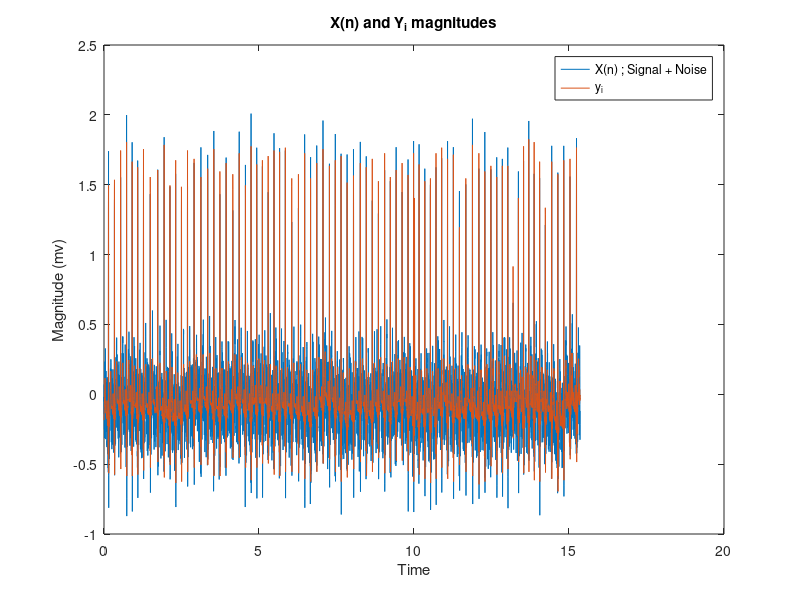
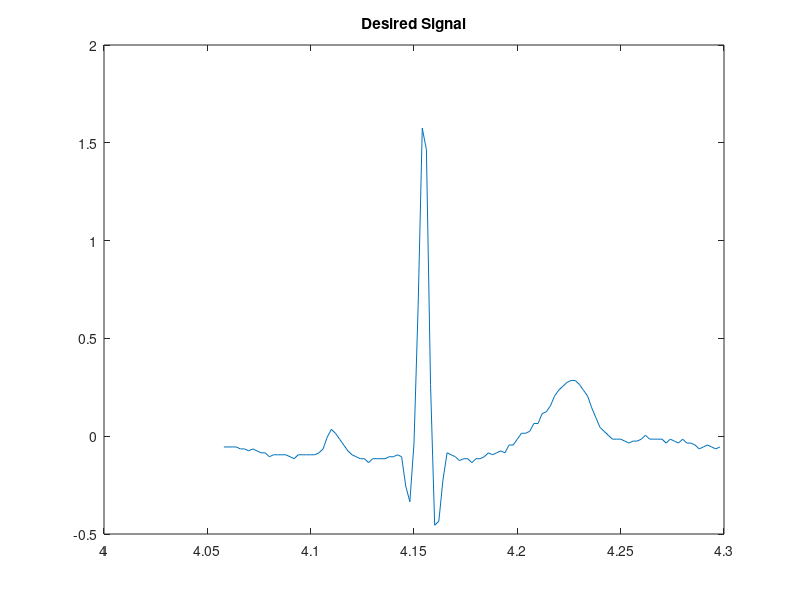
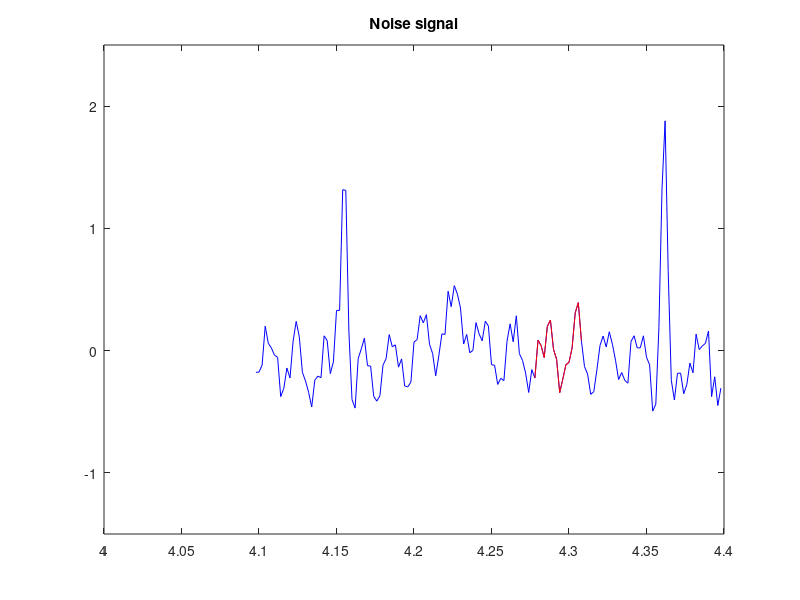

MATLAB code for these plots, in order: (Note: this script raises an error after producing the figures.)
clearvars;
load("idealECG.mat");
%% 
% *Weiner filtering (on stationary signal)*
%% 
% _Part 1_

y_i = idealECG;
fs = 500;
T = 1/fs; 
f1 = 50;

num_points = size(y_i, 2);
time_axis = linspace(0, T * (num_points-1), num_points);  %time axis from the frequency

n_wg = awgn(y_i,10,'measured'); %white gaussian noise
n_50 = 0.2*sin(2*pi*f1*time_axis);  %50 Hz noise

x_n = n_wg + n_50;   %input signal

figure;
plot(time_axis,x_n);
hold on;
plot(time_axis,y_i);
xlabel('Time');
ylabel('Magnitude (mv)');
legend('X(n) ; Signal + Noise','y_i');
title("X(n) and Y_i magnitudes");
%%
start_n = 2030;
end_n = 2150;
desired_time = time_axis(start_n:end_n);
desired_y_i = y_i(start_n:end_n);

figure;
% plot(time_axis,y_i)
% hold on;
plot(desired_time,desired_y_i);
title("Desired Signal");
%%
noise_time = time_axis(2140:2155);
noise_signal = x_n(2140:2155);

figure;
plot(time_axis(2050:2200),x_n(2050:2200),'b');
hold on;
plot(noise_time,noise_signal,'r');
title("Noise signal");
ylim([-1.5,2.5]);
%%
order = randi([1,min(length(noise_signal),length(desired_y_i))],1,1);

w0 = wienerWeights(order,desired_y_i,noise_signal);

y_hat = [];
for i = start_n:end_n
    x = transpose(x_n(i-order+1:i));
    % y = transpose(w0).*x;
    % size(y)
    y = dot(w0,x);
    y_hat = [y_hat y];
end

figure;
plot(desired_time,x_n(start_n:end_n),'b');
hold on;
plot(desired_time,y_hat,'r');
hold on;
plot(desired_time,desired_y_i,'g')
xlabel("Time");
ylabel("Magnitude");
title(sprintf('When arbitary order= %d',order))
legend("input",'Output','desired');
%%
minimum_error_t = inf;
optimum_order_t = 1;
optimum_w0_t = zeros(order,1);
orders = [];
errors = [];
optimum_y_hat_t = [];

for order = 1:min(length(noise_signal),length(desired_y_i)) 
    w0 = wienerWeights(order,desired_y_i,noise_signal);
    y_hat = [];
    for i = start_n:end_n
        x = transpose(x_n(i-order+1:i));
        y = dot(w0,x);
        y_hat = [y_hat y];
    end

    error = mean((desired_y_i-y_hat).^2);

    if error < minimum_error_t
        minimum_error_t = error;
        optimum_order_t = order;
        optimum_w0_t = w0;
        optimum_y_hat_t = y_hat;
    end

    errors = [errors error];
    orders = [orders order];

end
%%
figure;
plot(orders,errors, 'xr');
hold on;
plot(orders,errors, '-b');
xlabel('Order');
ylabel('Error');
title("MSE vs order");
fprintf('Optimum filter order = %d, error at the optimum filter order = %.4f\n', optimum_order_t, minimum_error_t);
%%
figure;
plot(desired_time,x_n(start_n:end_n),'b');
hold on;
plot(desired_time,optimum_y_hat_t,'r');
plot(desired_time,optimum_y_hat_t,'r');
hold on;
plot(desired_time,desired_y_i,'g')
xlabel("Time");
ylabel("Magnitude");
title(sprintf('From the optimum order= %d',optimum_order_t))
legend("input",'Output','desired');
%%
[H, w] = freqz(optimum_w0_t, 1, 1024, fs);
mag_dB = 20 * log10(abs(H));

figure;
plot(w, mag_dB);
title('Magnitude Response of the optimum wiener filter');
xlabel('Frequency (Hz)');
ylabel('Magnitude (dB)');
grid on;
%%
nfft = num_points;
[pxx_yi,f_yi] = periodogram(y_i,window,nfft,fs);
[pxx_x,f_x] = periodogram(x_n,window,nfft,fs);
[pxx_n,f_n] = periodogram(x_n-y_i,window,nfft,fs);
%%
yi_output_t = zeros();
for i = order:size(y_i,2)
     x = transpose(x_n(i-optimum_order_t+1:i));
     % y = transpose(optimum_w0_t).*x;
     y = dot(optimum_w0_t,x);
     yi_output_t = [yi_output_t y];
end

[pxx_yi_output,f_yi_output] = periodogram(yi_output_t,window,nfft,fs);

figure;
plot(f_yi, 10*log10(pxx_yi),'g'); 
hold on;
plot(f_x, 10*log10(pxx_x),'b'); 
hold on;
plot(f_n, 10*log10(pxx_n),'c'); 
hold on
plot(f_yi_output, 10*log10(pxx_yi_output),'r');
legend("Desired","Input","Noise","Output");
%% 
% Part 2

linearModel = [];
len = size(desired_y_i,2);  %here len = 121, Therefore the rest 

for i = 1:len
    if (22<=i && i<25)
        linearModel = [linearModel 0.1*(i-22)];
    elseif (25<=i && i< 31)
        linearModel = [linearModel 0.2];
    elseif (31<=i && i< 34)
        linearModel = [linearModel 0.1*(33-i)];
    elseif (46<=i && i< 52)
        linearModel = [linearModel 0.3*(i-46)];
    elseif (52<=i && i< 59)
        linearModel = [linearModel 0.3*(56-i)];
    elseif (80<=i && i<85)
        linearModel = [linearModel 0.07*(i-79)];
    elseif (84<=i && i< 87)
        linearModel = [linearModel 0.35];
    elseif (87<=i && i< 90)
        linearModel = [linearModel (7/60)*(90-i)];
    else 
        linearModel = [linearModel 0];
    end
end


time_linearModel = linspace(0, T * (len-1), len);
figure;
plot(time_linearModel,linearModel);
ylim([-1 2]);
xlabel("Time");
ylabel("Amplitude");
title("Linear Model")
%%
order = randi([1,min(length(noise_signal),length(linearModel))],1,1);

w0 = wienerWeights(order,linearModel,noise_signal);

y_hat = [];
for i = start_n:end_n
    x = transpose(x_n(i-order+1:i));
    % y = transpose(w0).*x;
    % size(y)
    y = dot(w0,x);
    y_hat = [y_hat y];
end

figure;
plot(desired_time,x_n(start_n:end_n),'b');
hold on;

plot(desired_time,y_hat,'r');
hold on;
plot(desired_time,linearModel,'g')
xlabel("Time");
ylabel("Magnitude");
title(sprintf('When arbitary order= %d',order))
legend("input",'Output','desired');
%%
minimum_error_l = inf;
optimum_order_l = 1;
optimum_w0_l = zeros(order,1);
orders = [];
errors = [];
optimum_y_hat_l = [];

for order = 1:min(length(noise_signal),length(linearModel)) 
    w0 = wienerWeights(order,linearModel,noise_signal);
    y_hat = [];
    for i = start_n:end_n
        x = transpose(x_n(i-order+1:i));
        y = dot(w0,x);
        y_hat = [y_hat y];
    end

    error = mean((linearModel-y_hat).^2);

    if error < minimum_error_l
        minimum_error_l = error;
        optimum_order_l = order;
        optimum_w0_l = w0;
        optimum_y_hat_l = y_hat;
    end

    errors = [errors error];
    orders = [orders order];

end
%%
figure;
plot(orders,errors, 'xr');
hold on;
plot(orders,errors, '-b');
xlabel('Order');
ylabel('Error');
title("MSE vs order");
fprintf('Optimum filter order = %d, error at the optimum filter order = %.4f\n', optimum_order_l, minimum_error_l);
%%
figure;
plot(desired_time,x_n(start_n:end_n),'b');
hold on;
plot(desired_time,optimum_y_hat_l,'r');
hold on;
plot(desired_time,linearModel,'g')
xlabel("Time");
ylabel("Magnitude");
title(sprintf('From the optimum order= %d',optimum_order_l))
legend("input",'Output','LinearModel');
%%
[H, w] = freqz(optimum_w0_l, 1, 1024, fs);
mag_dB = 20 * log10(abs(H));

figure;
plot(w, mag_dB);
title('Magnitude Response of the optimum wiener filter');
xlabel('Frequency (Hz)');
ylabel('Magnitude (dB)');
grid on;
%%
yi_output_l = zeros();
for i = order:size(y_i,2)
     x = transpose(x_n(i-optimum_order_l+1:i));
     y = dot(optimum_w0_l,x);
     yi_output_l = [yi_output_l y];
end
[pxx_yi_output,f_yi_output] = periodogram(yi_output_l,window,nfft,fs);

figure;
plot(f_yi, 10*log10(pxx_yi),'g'); 
hold on;
plot(f_x, 10*log10(pxx_x),'b'); 
hold on;
plot(f_n, 10*log10(pxx_n),'c'); 
hold on;
plot(f_yi_output, 10*log10(pxx_yi_output),'r');
legend("Desired","Input","Noise","Output");
%% 
% Frequency 

Yf = fft(desired_y_i,121);
Syy = abs(Yf).^2;
Nf = fft(noise_signal,121);
Snn = abs(Nf).^2;

Wf = Syy ./ (Syy + Snn);

Xf = fft(x_n(start_n:end_n),121);
% Sxx = abs(Xf).^2;

SyHat_f = Wf .* Xf;
SyHat_t = ifft(SyHat_f);

figure;
plot(time_axis(start_n:end_n),x_n(start_n:end_n),'b');
hold on;
plot(time_axis(start_n:end_n),SyHat_t,'r');
hold on;
plot(time_axis(start_n:end_n),desired_y_i,'g')
legend("Input","Filtered","Desired");
%%
figure;
plot(time_axis(start_n:end_n),x_n(start_n:end_n),'b');
hold on;
plot(time_axis(start_n:end_n),SyHat_t,'r');
hold on;
plot(time_axis(start_n:end_n),optimum_y_hat_t,'k');
hold on;
plot(time_axis(start_n:end_n),desired_y_i,'g')
legend("Input","Frequency Filtered","Time filtered","Desired");
error_f = mean((desired_y_i-SyHat_t).^2);
fprintf('Error at the optimum filter order, in time domain = %.4f\n', minimum_error_t);
fprintf('Error at the filter in frequency domain = %.4f\n', error_f);
%%
n_wg = awgn(y_i,10,'measured'); 
n_50((length(n_50)/2)+1 : end) = 0;

f2 = 100;
n_100 = 0.3*sin(2*pi*f2*time_axis);
n_100(1:length(n_100)/2) = 0;

new_x_n = n_wg + n_50 + n_100;


yi_output_new_t = zeros();
for i = order:size(y_i,2)
     x = transpose(new_x_n(i-optimum_order_t+1:i));
     y = dot(optimum_w0_t,x);
     yi_output_new_t = [yi_output_new_t y];
end

figure;
plot(linspace(0, T * (length(yi_output_new_t)-1), length(yi_output_new_t)), yi_output_new_t,'b');
xlabel("Time");
ylabel("Magnitude");
title("Filtered new xn")